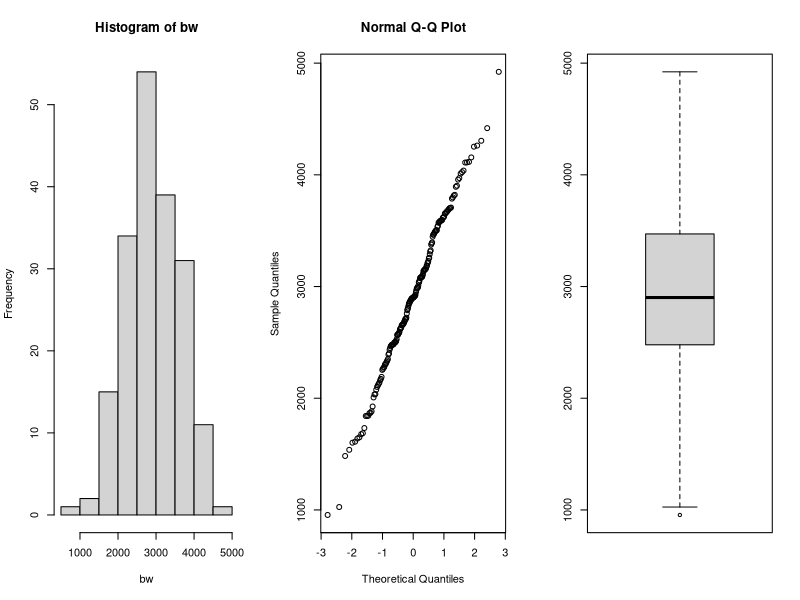
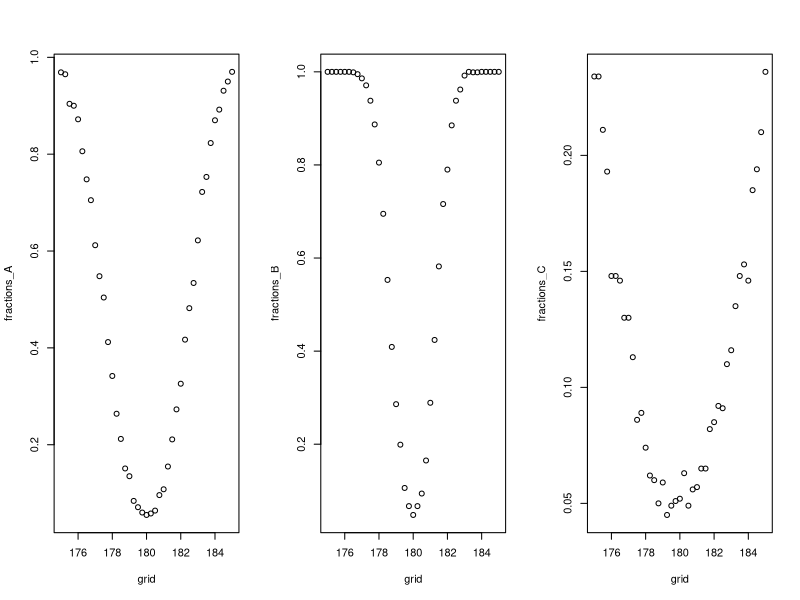
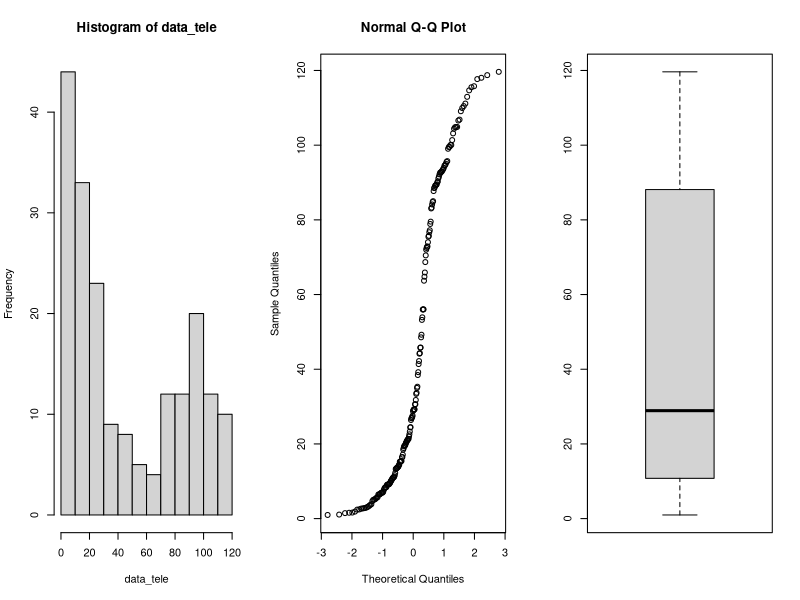
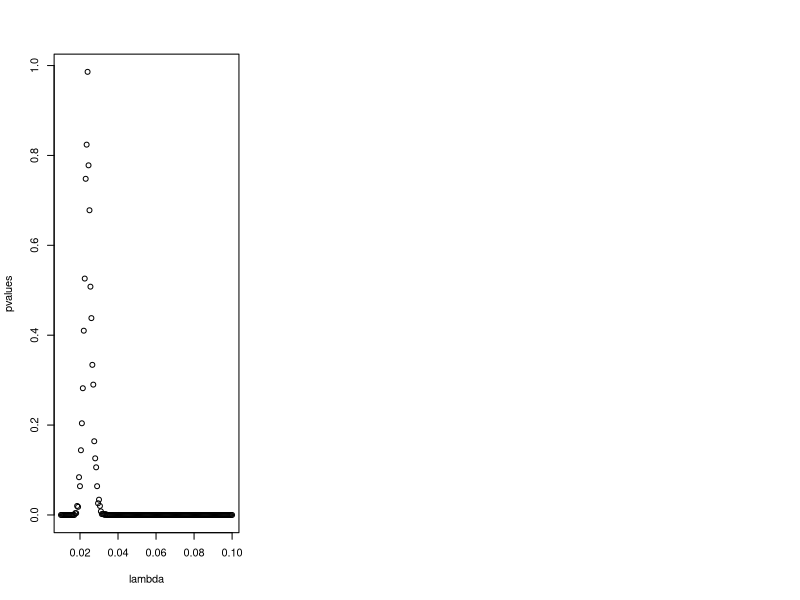
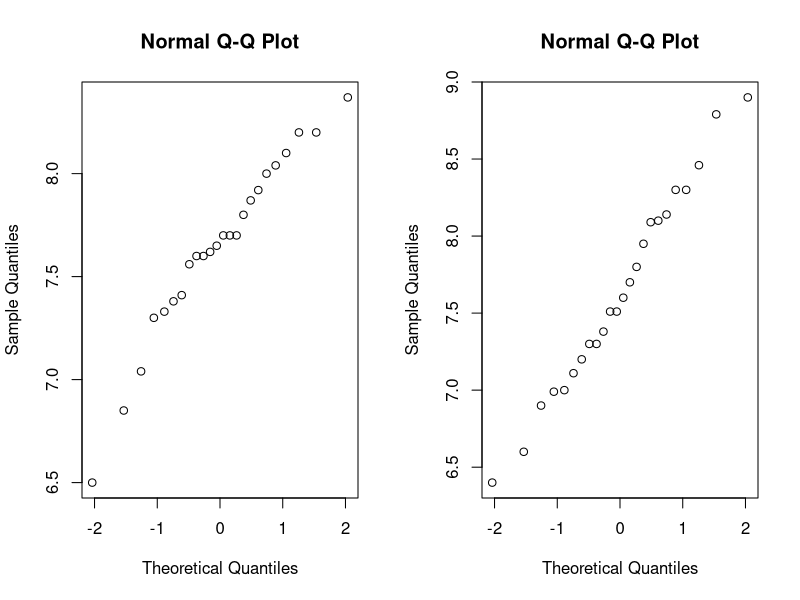
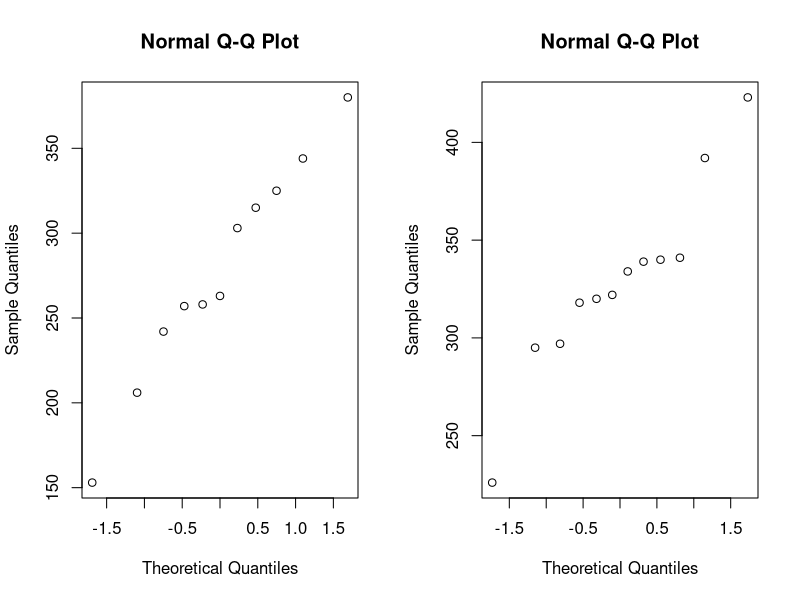
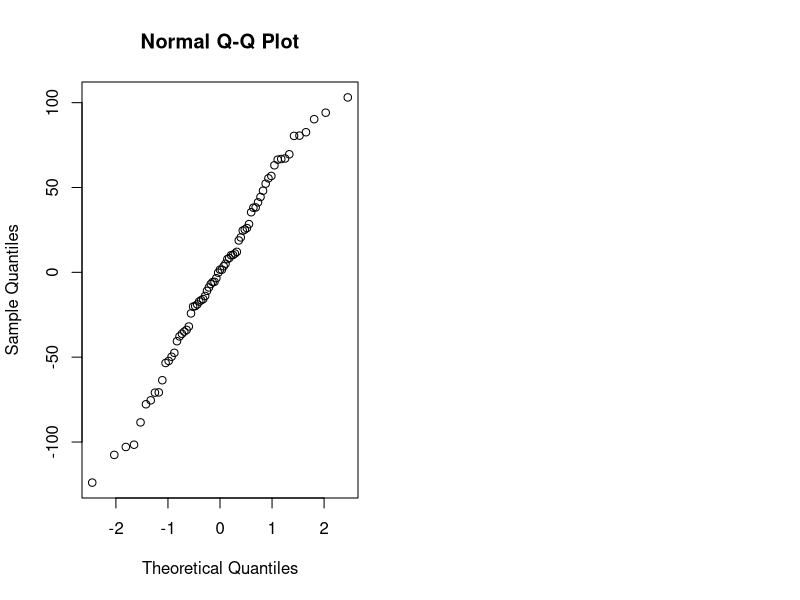

Recreate these plots in R, in order.
## ---- chunk 1
library(tidyverse)
library(rstudioapi)

knitr::opts_chunk$set(echo = TRUE)
options(knitr.table.format = "latex")
setwd(dirname(getActiveDocumentContext()$path))
# round numbers to 4 digits
options(scipen = 1, digits = 4)
## ---- chunk 2
par(mfrow=c(1,3))
data=read.table(file="data/birthweight.txt",header=TRUE)

bw = data$birthweight
hist(bw)
qqnorm(bw)
boxplot(bw)
shapiro.test(bw)

## ---- chunk 3
m = mean(bw)
sd = sd(bw)
n = length(bw)
error = qnorm(0.95)*sd/sqrt(n)
ci = c(m-error, m+error)
m
ci
## ---- chunk 4
t.test(bw, mu=2800, alternative = "greater", conf.level = 0.95)
## ---- chunk 5
n <- m <- 30
mu <- 180
nu <- 175
sd <- 5
grid <- seq(175,185, by=0.25)

power_function<-function(grid,n,m,mu,sd) {
  B <- 1000
  p <- numeric(B)
  G <- length(grid)
  fractions <- numeric(G)
  for (grid_nu in 1:G){
    p <- numeric(B)
    for (b in 1:B){
      x <- rnorm(n,mu,sd)
      y <- rnorm(m,grid[grid_nu],sd)
      p[b] <- t.test(x,y, var.equal = TRUE)[[3]]
    }
    fractions[grid_nu] <- mean(p<0.05)
  }
  return(fractions)
}

fractions_A <- power_function(grid,n,m,mu,sd)

## ---- chunk 6
n <- m <- 100
mu <- 180
sd <- 5

fractions_B <- power_function(grid,n,m,mu,sd)
## ---- chunk 7
n <- m <- 30
mu <- 180
sd <- 15

fractions_C <- power_function(grid,n,m,mu,sd)
par(mfrow=c(1,3))
plot(grid,fractions_A)
plot(grid,fractions_B)
plot(grid,fractions_C)
## ---- chunk 8
data<-read.table(file="data/telephone.txt",header=TRUE)

# remove zeros
data <- data %>% filter(Bills > 0)

data_tele <- data$Bills
par(mfrow=c(1,3))
hist(data_tele)
qqnorm(data_tele)
boxplot(data_tele)

## ---- chunk 9
lambda <- seq(0.01, 0.1, 0.0005)
pvalues <- c()
t <- median(data_tele)
for (x in lambda){
  B <- 1000
  tstar <- numeric(B)
  n <- length(data_tele)
  
  for (i in 1:B){
    xstar <- rexp(n,x)
    tstar[i] <- median(xstar)
  }
  pl<-sum(tstar<t)/B
  pr<-sum(tstar>t)/B
  p<-2*min(pl,pr)
  pl;pr;p
  pvalues <- c(pvalues,p)
}
plot(lambda, pvalues)

best_p <- which(pvalues > 0.05)
lambda[best_p]
## ---- chunk 10
B <- 1000
T1 <- median(data_tele)
Tstar <- numeric(B)
for (i in 1:B){
  Xstar <- sample(data_tele,replace=TRUE)
  Tstar[i] <- median(Xstar)
}
Tstar25 <- quantile(Tstar,0.025)
Tstar975 <- quantile(Tstar, 0.975)

T1
c(2*T1-Tstar975, 2*T1-Tstar25)

## ---- chunk 11
max_index <- which.max(pvalues)

opt_Lambda <- lambda[max_index]
paste0("Optimal lambda value found: ", round(opt_Lambda, 4))

theoretical_median = log(2)/opt_Lambda
round(theoretical_median,3)
error = qnorm(0.975)*(theoretical_median/sqrt(length(data_tele)))
c(round(theoretical_median - error, 3), round(theoretical_median + error,3))
## ---- chunk 12
bill_bigeq40 <- sum(data_tele>=40)
bill_smal40 <- sum(data_tele<40)

binom.test(bill_bigeq40, length(data_tele),p=0.5)
binom.test(bill_smal40, length(data_tele),p=0.5)

bill_less10 <- sum(data_tele < 10)
bill_less10/length(data_tele)
## ---- chunk 13
data <- read.table(file="data/run.txt",header=TRUE)
cor.test(data$before, data$after)$p.value
## disgnostics
par(mfrow=c(1,2)); qqnorm(data$before); qqnorm(data$after)
## ---- chunk 14
# calculate differences
data <- data %>% 
  mutate(diff = before - after)
# filter for lemo and perdorm paired t-test
lemo <- data %>% 
  filter(drink == "lemo")
paste0("p-value for soft drink: ", 
       round(t.test(lemo$before, lemo$after, paired = TRUE)$p.value, 4))
# filter for energy and perform paired t-test
energy <- data %>% 
  filter(drink == "energy")
paste0("p-value for energy drink: ", 
       round(t.test(energy$before, energy$after, paired = TRUE)$p.value, 4))
## ---- chunk 15
# perform t-test
t.test(lemo$diff, energy$diff)$p.value
## ---- chunk 16
# filter for meatmeal
meatmeal <- chickwts %>% 
  filter(feed == "meatmeal") %>% 
  select(weight)
# filter for sunflower
sunflower <- chickwts %>% 
  filter(feed == "sunflower") %>% 
  select(weight)
# check for data normality
par(mfrow=c(1,2))
qqnorm(meatmeal$weight)
qqnorm(sunflower$weight)
# perform t-test, the data is not paired
paste0("t-test p-value: ", 
       round(t.test(meatmeal, sunflower)$p.value, 4))
# Mann-Whitney test
paste0("Mann-Whitney test p-value: ", 
       round(wilcox.test(meatmeal$weight, sunflower$weight)$p.value, 4))
# Kolmogorov-Smirnov test
paste0("Kolmogorov-Smirnov test: ", 
       round(ks.test(meatmeal$weight, sunflower$weight)$p.value, 4))
## ---- chunk 17
chickaov <- lm(weight~feed, data = chickwts)
# performing one-way ANOVA
anova(chickaov)
## ---- chunk 18
#extracting more information
table <- data.frame(summary(chickaov)$coefficients) 
table %>% 
  rename("p-value" = `Pr...t..`) %>% 
  add_rownames("Type") %>% 
  mutate(Type = case_when(
    Type == "(Intercept)" ~ "feedcasein",
    TRUE ~ Type
  ), Estimate = case_when(
    Type != "feedcasein" ~ as.numeric(table$Estimate[1]) + Estimate,
    TRUE ~ Estimate
  )) %>%  mutate_if(is.numeric, funs(as.character(signif(., 4)))) %>%
    knitr::kable(.)
## ---- chunk 19
# check for normality
qqnorm(chickaov$residuals)
## ---- chunk 20
kruskal.test(weight~feed, data = chickwts)$p.value
